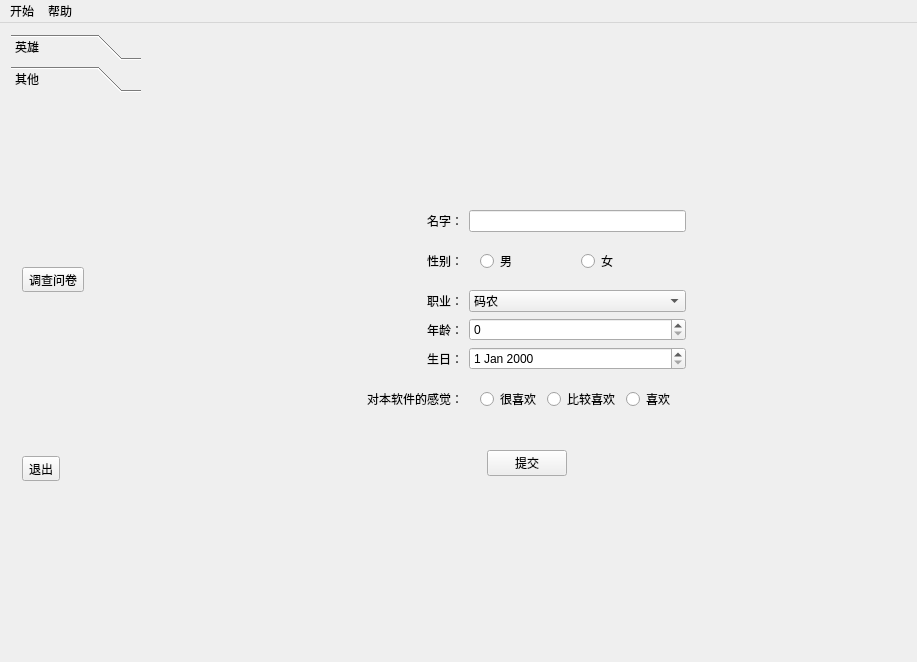
<?xml version="1.0" encoding="UTF-8"?>
<ui version="4.0">
 <class>MainWindow</class>
 <widget class="QMainWindow" name="MainWindow">
  <property name="geometry">
   <rect>
    <x>0</x>
    <y>0</y>
    <width>917</width>
    <height>662</height>
   </rect>
  </property>
  <property name="sizePolicy">
   <sizepolicy hsizetype="Fixed" vsizetype="Preferred">
    <horstretch>0</horstretch>
    <verstretch>0</verstretch>
   </sizepolicy>
  </property>
  <property name="windowTitle">
   <string>MainWindow</string>
  </property>
  <widget class="QWidget" name="centralWidget">
   <layout class="QHBoxLayout" name="horizontalLayout">
    <item>
     <widget class="QToolBox" name="toolBox">
      <property name="sizePolicy">
       <sizepolicy hsizetype="Fixed" vsizetype="Preferred">
        <horstretch>0</horstretch>
        <verstretch>0</verstretch>
       </sizepolicy>
      </property>
      <property name="minimumSize">
       <size>
        <width>130</width>
        <height>0</height>
       </size>
      </property>
      <property name="currentIndex">
       <number>1</number>
      </property>
      <widget class="QWidget" name="page">
       <property name="geometry">
        <rect>
         <x>0</x>
         <y>0</y>
         <width>130</width>
         <height>554</height>
        </rect>
       </property>
       <attribute name="label">
        <string>英雄</string>
       </attribute>
       <layout class="QVBoxLayout" name="verticalLayout">
        <item>
         <widget class="QToolButton" name="toolButton">
          <property name="text">
           <string>欢迎</string>
          </property>
          <property name="icon">
           <iconset resource="res.qrc">
            <normaloff>:/Image/butterfly1.png</normaloff>:/Image/butterfly1.png</iconset>
          </property>
          <property name="iconSize">
           <size>
            <width>80</width>
            <height>80</height>
           </size>
          </property>
          <property name="toolButtonStyle">
           <enum>Qt::ToolButtonTextUnderIcon</enum>
          </property>
         </widget>
        </item>
        <item>
         <widget class="QToolButton" name="toolButton_2">
          <property name="text">
           <string>英雄列表</string>
          </property>
          <property name="icon">
           <iconset resource="res.qrc">
            <normaloff>:/Image/LuffyQ.png</normaloff>:/Image/LuffyQ.png</iconset>
          </property>
          <property name="iconSize">
           <size>
            <width>80</width>
            <height>80</height>
           </size>
          </property>
          <property name="toolButtonStyle">
           <enum>Qt::ToolButtonTextUnderIcon</enum>
          </property>
         </widget>
        </item>
        <item>
         <widget class="QToolButton" name="toolButton_3">
          <property name="text">
           <string>英雄简介</string>
          </property>
          <property name="icon">
           <iconset resource="res.qrc">
            <normaloff>:/Image/Luffy.png</normaloff>:/Image/Luffy.png</iconset>
          </property>
          <property name="iconSize">
           <size>
            <width>80</width>
            <height>80</height>
           </size>
          </property>
          <property name="toolButtonStyle">
           <enum>Qt::ToolButtonTextUnderIcon</enum>
          </property>
         </widget>
        </item>
        <item>
         <widget class="QToolButton" name="toolButton_4">
          <property name="text">
           <string>英雄数据</string>
          </property>
          <property name="icon">
           <iconset resource="res.qrc">
            <normaloff>:/Image/Sunny.jpg</normaloff>:/Image/Sunny.jpg</iconset>
          </property>
          <property name="iconSize">
           <size>
            <width>80</width>
            <height>80</height>
           </size>
          </property>
          <property name="toolButtonStyle">
           <enum>Qt::ToolButtonTextUnderIcon</enum>
          </property>
         </widget>
        </item>
       </layout>
      </widget>
      <widget class="QWidget" name="page_2">
       <property name="geometry">
        <rect>
         <x>0</x>
         <y>0</y>
         <width>130</width>
         <height>554</height>
        </rect>
       </property>
       <attribute name="label">
        <string>其他</string>
       </attribute>
       <layout class="QVBoxLayout" name="verticalLayout_2">
        <item>
         <widget class="QToolButton" name="toolButton_5">
          <property name="text">
           <string>调查问卷</string>
          </property>
          <property name="icon">
           <iconset resource="res.qrc">
            <normaloff>:/Image/sunny.png</normaloff>:/Image/sunny.png</iconset>
          </property>
          <property name="iconSize">
           <size>
            <width>80</width>
            <height>80</height>
           </size>
          </property>
          <property name="toolButtonStyle">
           <enum>Qt::ToolButtonTextUnderIcon</enum>
          </property>
         </widget>
        </item>
        <item>
         <widget class="QToolButton" name="toolButton_6">
          <property name="text">
           <string>退出</string>
          </property>
          <property name="icon">
           <iconset resource="res.qrc">
            <normaloff>:/Image/OnePiece.png</normaloff>:/Image/OnePiece.png</iconset>
          </property>
          <property name="iconSize">
           <size>
            <width>80</width>
            <height>80</height>
           </size>
          </property>
          <property name="toolButtonStyle">
           <enum>Qt::ToolButtonTextUnderIcon</enum>
          </property>
         </widget>
        </item>
       </layout>
      </widget>
     </widget>
    </item>
    <item>
     <widget class="QStackedWidget" name="stackedWidget">
      <property name="currentIndex">
       <number>4</number>
      </property>
      <widget class="QWidget" name="page_3">
       <layout class="QHBoxLayout" name="horizontalLayout_2">
        <item>
         <widget class="QLabel" name="label">
          <property name="text">
           <string/>
          </property>
          <property name="pixmap">
           <pixmap resource="res.qrc">:/Image/Frame.jpg</pixmap>
          </property>
         </widget>
        </item>
       </layout>
      </widget>
      <widget class="QWidget" name="page_4">
       <layout class="QVBoxLayout" name="verticalLayout_3">
        <item>
         <widget class="QListWidget" name="listWidget"/>
        </item>
       </layout>
      </widget>
      <widget class="QWidget" name="page_5">
       <layout class="QHBoxLayout" name="horizontalLayout_3">
        <item>
         <widget class="QTreeWidget" name="treeWidget">
          <column>
           <property name="text">
            <string notr="true">1</string>
           </property>
          </column>
         </widget>
        </item>
       </layout>
      </widget>
      <widget class="QWidget" name="page_6">
       <layout class="QVBoxLayout" name="verticalLayout_4">
        <item>
         <widget class="QTableWidget" name="tableWidget"/>
        </item>
       </layout>
      </widget>
      <widget class="QWidget" name="page_7">
       <layout class="QVBoxLayout" name="verticalLayout_5">
        <item>
         <spacer name="verticalSpacer_2">
          <property name="orientation">
           <enum>Qt::Vertical</enum>
          </property>
          <property name="sizeHint" stdset="0">
           <size>
            <width>20</width>
            <height>40</height>
           </size>
          </property>
         </spacer>
        </item>
        <item>
         <widget class="QWidget" name="widget_3" native="true">
          <layout class="QGridLayout" name="gridLayout">
           <item row="5" column="2">
            <widget class="QWidget" name="widget_2" native="true">
             <layout class="QHBoxLayout" name="horizontalLayout_5">
              <item>
               <widget class="QRadioButton" name="radioButton_vLike">
                <property name="text">
                 <string>很喜欢</string>
                </property>
               </widget>
              </item>
              <item>
               <widget class="QRadioButton" name="radioButton_preffer">
                <property name="text">
                 <string>比较喜欢</string>
                </property>
               </widget>
              </item>
              <item>
               <widget class="QRadioButton" name="radioButton_like">
                <property name="text">
                 <string>喜欢</string>
                </property>
               </widget>
              </item>
             </layout>
            </widget>
           </item>
           <item row="1" column="2">
            <widget class="QWidget" name="widget" native="true">
             <layout class="QHBoxLayout" name="horizontalLayout_4">
              <item>
               <widget class="QRadioButton" name="radioButton_male">
                <property name="text">
                 <string>男</string>
                </property>
               </widget>
              </item>
              <item>
               <widget class="QRadioButton" name="radioButton_female">
                <property name="text">
                 <string>女</string>
                </property>
               </widget>
              </item>
             </layout>
            </widget>
           </item>
           <item row="1" column="0">
            <spacer name="horizontalSpacer">
             <property name="orientation">
              <enum>Qt::Horizontal</enum>
             </property>
             <property name="sizeHint" stdset="0">
              <size>
               <width>40</width>
               <height>20</height>
              </size>
             </property>
            </spacer>
           </item>
           <item row="0" column="1">
            <widget class="QLabel" name="label_2">
             <property name="text">
              <string>名字：</string>
             </property>
             <property name="alignment">
              <set>Qt::AlignRight|Qt::AlignTrailing|Qt::AlignVCenter</set>
             </property>
            </widget>
           </item>
           <item row="1" column="1">
            <widget class="QLabel" name="label_3">
             <property name="text">
              <string>性别：</string>
             </property>
             <property name="alignment">
              <set>Qt::AlignRight|Qt::AlignTrailing|Qt::AlignVCenter</set>
             </property>
            </widget>
           </item>
           <item row="0" column="2">
            <widget class="QLineEdit" name="lineEdit_name"/>
           </item>
           <item row="2" column="1">
            <widget class="QLabel" name="label_4">
             <property name="text">
              <string>职业：</string>
             </property>
             <property name="alignment">
              <set>Qt::AlignRight|Qt::AlignTrailing|Qt::AlignVCenter</set>
             </property>
            </widget>
           </item>
           <item row="2" column="2">
            <widget class="QComboBox" name="comboBox_job">
             <item>
              <property name="text">
               <string>码农</string>
              </property>
             </item>
             <item>
              <property name="text">
               <string>程序猿</string>
              </property>
             </item>
             <item>
              <property name="text">
               <string>攻城狮</string>
              </property>
             </item>
            </widget>
           </item>
           <item row="3" column="2">
            <widget class="QSpinBox" name="spinBox_age"/>
           </item>
           <item row="5" column="1">
            <widget class="QLabel" name="label_7">
             <property name="text">
              <string>对本软件的感觉：</string>
             </property>
             <property name="alignment">
              <set>Qt::AlignRight|Qt::AlignTrailing|Qt::AlignVCenter</set>
             </property>
            </widget>
           </item>
           <item row="3" column="1">
            <widget class="QLabel" name="label_5">
             <property name="text">
              <string>年龄：</string>
             </property>
             <property name="alignment">
              <set>Qt::AlignRight|Qt::AlignTrailing|Qt::AlignVCenter</set>
             </property>
            </widget>
           </item>
           <item row="4" column="1">
            <widget class="QLabel" name="label_6">
             <property name="text">
              <string>生日：</string>
             </property>
             <property name="alignment">
              <set>Qt::AlignRight|Qt::AlignTrailing|Qt::AlignVCenter</set>
             </property>
            </widget>
           </item>
           <item row="4" column="2">
            <widget class="QDateEdit" name="dateEdit_birthday"/>
           </item>
           <item row="0" column="3">
            <spacer name="horizontalSpacer_2">
             <property name="orientation">
              <enum>Qt::Horizontal</enum>
             </property>
             <property name="sizeHint" stdset="0">
              <size>
               <width>40</width>
               <height>20</height>
              </size>
             </property>
            </spacer>
           </item>
          </layout>
         </widget>
        </item>
        <item>
         <widget class="QWidget" name="widget_4" native="true">
          <layout class="QHBoxLayout" name="horizontalLayout_6">
           <item>
            <spacer name="horizontalSpacer_3">
             <property name="orientation">
              <enum>Qt::Horizontal</enum>
             </property>
             <property name="sizeHint" stdset="0">
              <size>
               <width>40</width>
               <height>20</height>
              </size>
             </property>
            </spacer>
           </item>
           <item>
            <widget class="QPushButton" name="pushButton_commit">
             <property name="text">
              <string>提交</string>
             </property>
            </widget>
           </item>
           <item>
            <spacer name="horizontalSpacer_4">
             <property name="orientation">
              <enum>Qt::Horizontal</enum>
             </property>
             <property name="sizeHint" stdset="0">
              <size>
               <width>40</width>
               <height>20</height>
              </size>
             </property>
            </spacer>
           </item>
          </layout>
         </widget>
        </item>
        <item>
         <spacer name="verticalSpacer">
          <property name="orientation">
           <enum>Qt::Vertical</enum>
          </property>
          <property name="sizeHint" stdset="0">
           <size>
            <width>20</width>
            <height>40</height>
           </size>
          </property>
         </spacer>
        </item>
       </layout>
      </widget>
     </widget>
    </item>
   </layout>
  </widget>
  <widget class="QMenuBar" name="menuBar">
   <property name="geometry">
    <rect>
     <x>0</x>
     <y>0</y>
     <width>917</width>
     <height>26</height>
    </rect>
   </property>
   <widget class="QMenu" name="menu">
    <property name="title">
     <string>开始</string>
    </property>
    <addaction name="actionQuit"/>
   </widget>
   <widget class="QMenu" name="menu_2">
    <property name="title">
     <string>帮助</string>
    </property>
    <addaction name="actionAbout"/>
   </widget>
   <addaction name="menu"/>
   <addaction name="menu_2"/>
  </widget>
  <action name="actionQuit">
   <property name="text">
    <string>退出</string>
   </property>
  </action>
  <action name="actionAbout">
   <property name="text">
    <string>关于</string>
   </property>
  </action>
 </widget>
 <layoutdefault spacing="6" margin="11"/>
 <resources>
  <include location="res.qrc"/>
 </resources>
 <connections>
  <connection>
   <sender>actionQuit</sender>
   <signal>triggered()</signal>
   <receiver>MainWindow</receiver>
   <slot>close()</slot>
   <hints>
    <hint type="sourcelabel">
     <x>-1</x>
     <y>-1</y>
    </hint>
    <hint type="destinationlabel">
     <x>384</x>
     <y>236</y>
    </hint>
   </hints>
  </connection>
 </connections>
</ui>
